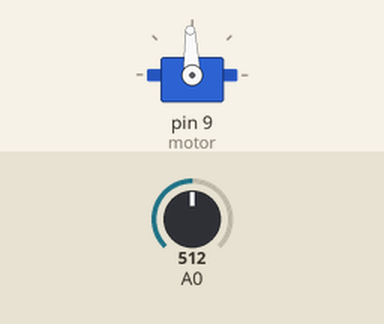
Recording of a sketch running on a simulated Arduino Uno, built with avr-gcc and run on an emulated ATmega328P. On the bench: servo. Inputs (shaded band) come from the test bench; at power-on: A0 = 512.

Above: at 1.2 s.
1.3 s: A0 set to 716
At 1.9 s:
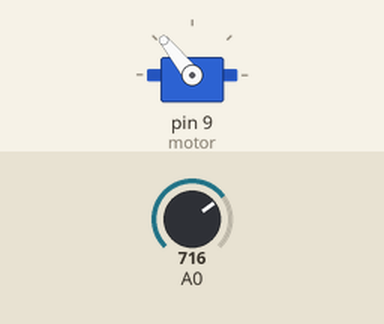
2.8 s: A0 set to 900
At 3.1 s:
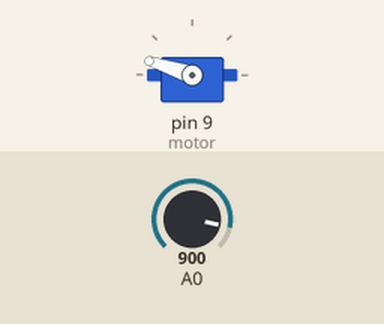
4.3 s: A0 set to 1023
At 5.4 s:
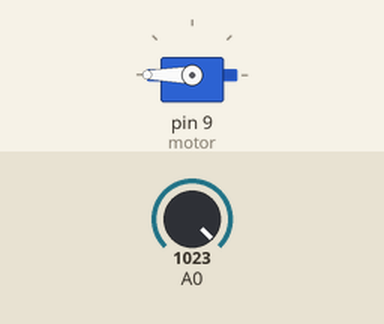
5.8 s: A0 set to 306
At 6.5 s:
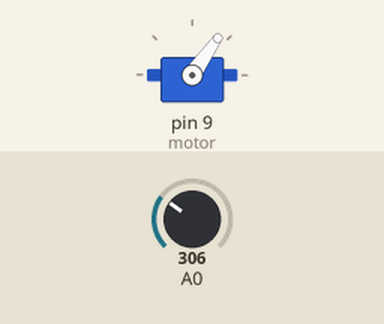
7.3 s: A0 set to 122
At 7.7 s:
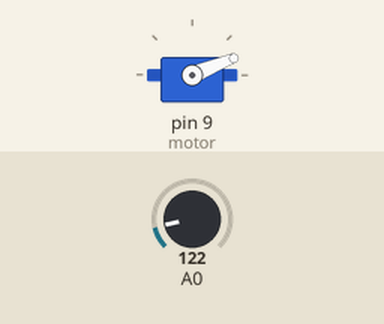
8.8 s: A0 set to 511
At 10.0 s:
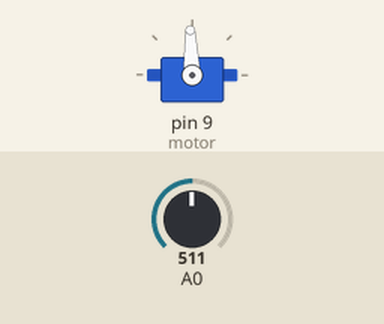
Timing chart, 0 to 11.3 s (numbered marks = the images above; inputs shaded):
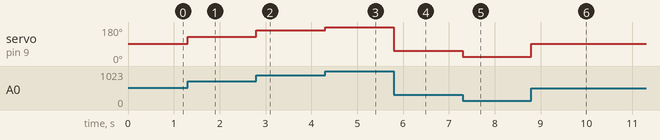

The sketch:

servo.ino
```cpp
#include <Servo.h>
Servo motor;

int fsr;
int angle = 0;

void setup() {
  Serial.begin(9600);
  motor.attach(9);
}

void loop() {
  fsr = analogRead(A0);
  angle = map(fsr, 0, 990, 0, 179);
  motor.write(angle);
}
```

Measured:
- after the input at 1.3 s, servo on pin 9 (motor): 92° → 129° at once
- after the input at 2.8 s, servo on pin 9 (motor): 129° → 162° at once
- after the input at 4.3 s, servo on pin 9 (motor): 162° → 180° at once
- after the input at 5.8 s, servo on pin 9 (motor): 180° → 55° at once
- after the input at 7.3 s, servo on pin 9 (motor): 55° → 22° at once
- after the input at 8.8 s, servo on pin 9 (motor): 22° → 92° at once
